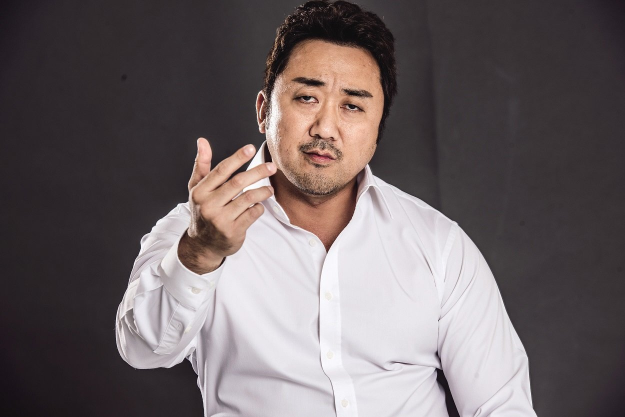
#> input picture data/s2.jpg, 1250 x 834 px, found by its file name (shown at 1/2 size)
$ python 0413.py
#> lines starting #> are read from the running program, lines starting #| are printed output that depends on the picture
# 0413.py
import cv2
src2 = cv2.imread('./data/S2.jpg')
#> src2 is the input picture: shape (834, 1250, 3); mean B, G, R 101.1, 99.5, 108.9
src = cv2.resize(src2,(500,500))
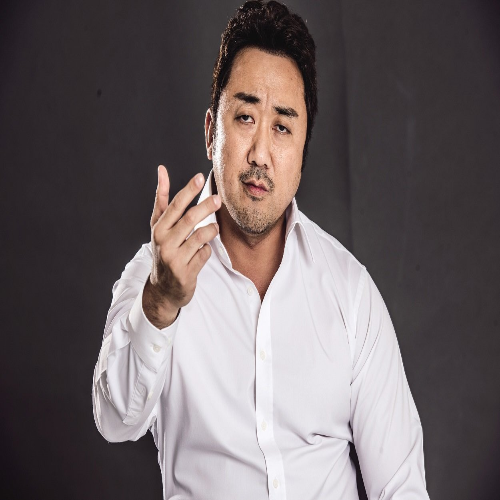
#> src: shape (500, 500, 3); mean B, G, R 101, 99.5, 108.8
gray   = cv2.cvtColor(src, cv2.COLOR_BGR2GRAY)
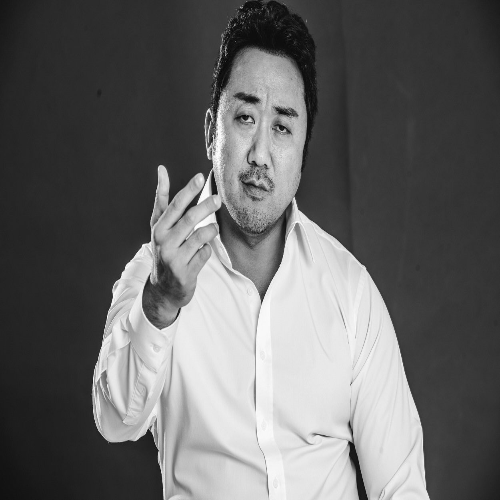
#> gray: shape (500, 500); min 4, max 255, mean 102.3
yCrCv = cv2.cvtColor(src, cv2.COLOR_BGR2YCrCb)
#> yCrCv: shape (500, 500, 3); mean of channels 0, 1, 2 102.3, 132.7, 127.2
hsv    = cv2.cvtColor(src, cv2.COLOR_BGR2HSV)
#> hsv: shape (500, 500, 3); mean H, S, V 138.7, 32, 109.4

cv2.imshow('gray',  gray)
cv2.imshow('yCrCv', yCrCv)
cv2.imshow('hsv',   hsv)

cv2.waitKey()
cv2.destroyAllWindows()

$ run again, with data/B.jpg copied over data/s2.jpg
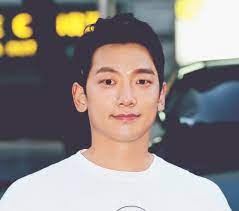
#> input picture data/B.jpg, 239 x 211 px, found by its file name
#> src2 is the input picture: shape (211, 239, 3); mean B, G, R 134.4, 136.2, 143.7
#> `src = cv2.resize(src2,(500,500))`:
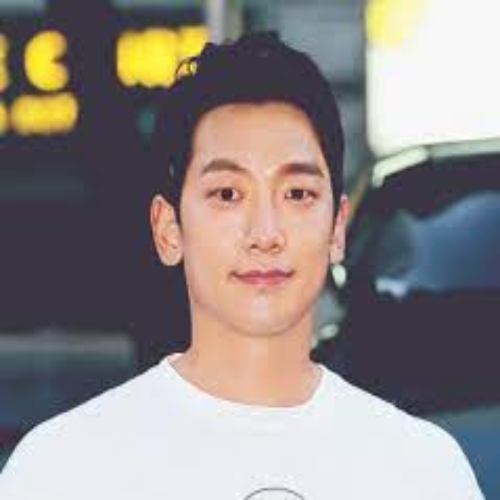
#> src: shape (500, 500, 3); mean B, G, R 134.3, 136.1, 143.6
#> `gray   = cv2.cvtColor(src, cv2.COLOR_BGR2GRAY)`:
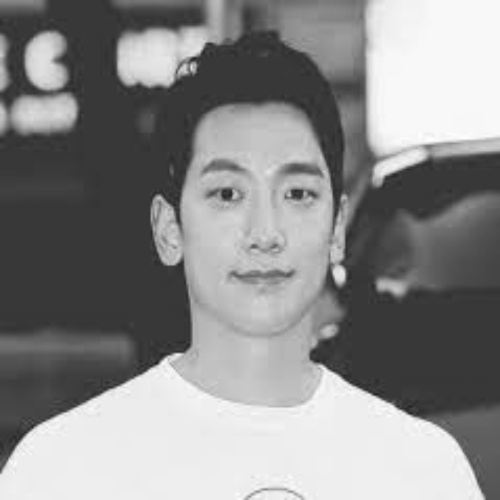
#> gray: shape (500, 500); min 26, max 254, mean 138.1
#> yCrCv: shape (500, 500, 3); mean of channels 0, 1, 2 138.1, 131.9, 125.8
#> hsv: shape (500, 500, 3); mean H, S, V 86.9, 54.5, 153.7

$ run again, with data/B2.jPG copied over data/s2.jpg
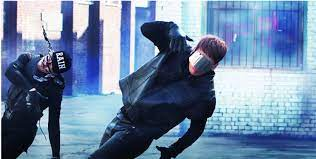
#> input picture data/B2.jPG, 316 x 159 px, found by its file name
#> src2 is the input picture: shape (159, 316, 3); mean B, G, R 160.7, 131.3, 108
#> `src = cv2.resize(src2,(500,500))`:
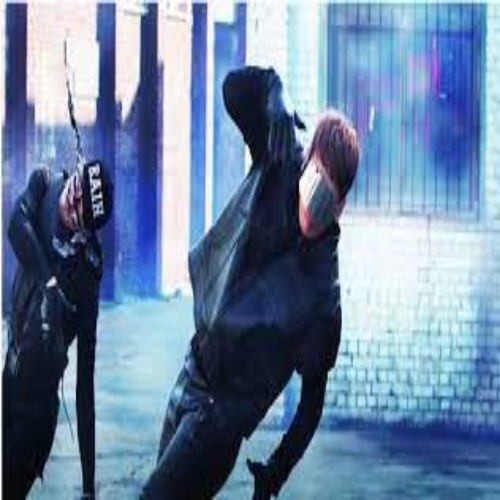
#> src: shape (500, 500, 3); mean B, G, R 160.6, 131.2, 107.8
#> `gray   = cv2.cvtColor(src, cv2.COLOR_BGR2GRAY)`:
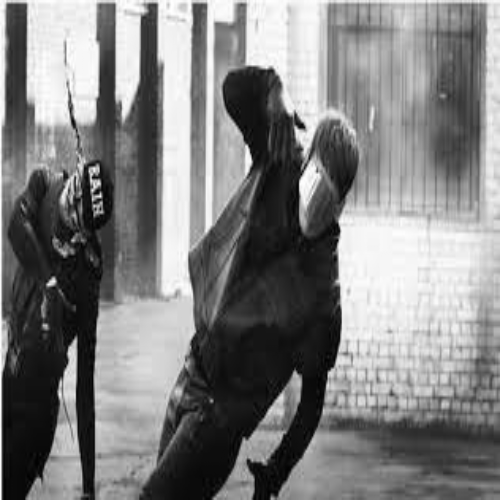
#> gray: shape (500, 500); min 0, max 255, mean 127.5
#> yCrCv: shape (500, 500, 3); mean of channels 0, 1, 2 127.5, 113.9, 146.6
#> hsv: shape (500, 500, 3); mean H, S, V 104.6, 106.4, 161.3
